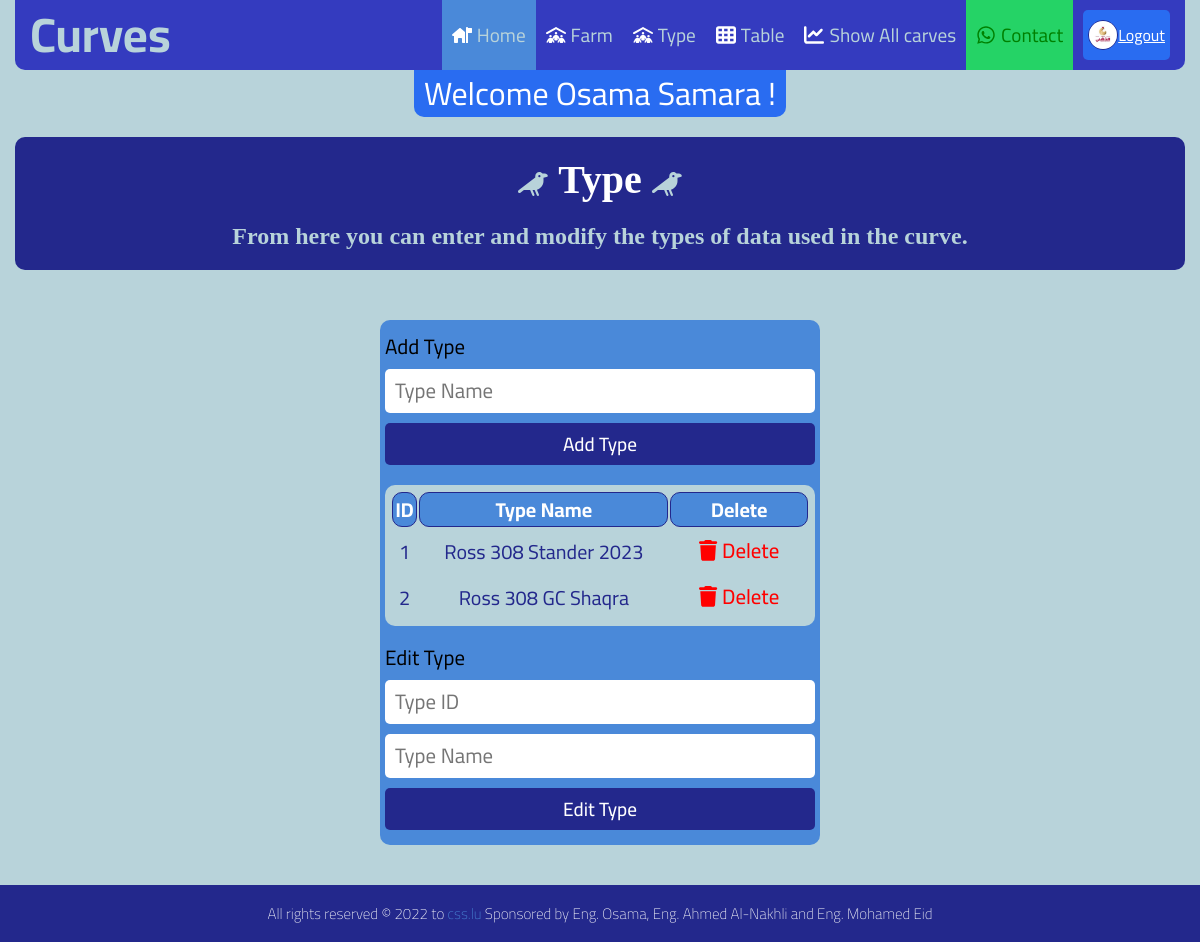
Page /Page/type.php (signed in) on the committed database.
### tables this page shows
CREATE TABLE `t_type` (
  `type_id` int(11) NOT NULL,
  `type_name` varchar(200) NOT NULL
);

### Page/type.php (the view, shortened to what this page needs)
<?php
if (!isset($_SESSION['userName'])) {
    $_SESSION['msg'] = "You must log in first";
    header('location: ../Login/Login.php');
} else {
    $fullNameSession = $_SESSION['fullName'];
    $linkImg = $_SESSION['LinkImg'];
}
?>
<!DOCTYPE html>
<html lang="en">
<head>
    <link rel="stylesheet" href="../Css/Normalize.css">
    <link rel="stylesheet" href="../Css/FontAwesome.css">
    <link rel="stylesheet" href="../Css/Main.css">
    <link rel="stylesheet" href="../Css/Media.css">
</head>
<body>
    <nav class="navbar container">
        <div class="logo">
            <h2>Curves</h2>
        </div>
        <div class="normal linkToggle">
            <ul class="links">
                <li class="activelink"><i class="fa-solid fa-house-flag"></i><a href="../index.php">Home</a></li>
                <li><i class="fa-solid fa-people-roof"></i><a href="../Page/farm.php"> Farm</a></li>
                <li><i class="fa-solid fa-people-roof"></i><a href="../Page/type.php"> Type</a></li>
                <li><i class="fa-solid fa-table-cells"></i><a href="../Page/table.php"> Table</a></li>
                <li><i class="fa-solid fa-chart-line"></i><a href="../Page/show.php">Show All carves</a></li>
                <li style="background-color: #25D366;"><i class="fa-brands fa-whatsapp " style="color: green;"></i><a
                        href="https://wa.me/+966596733058" style="color: green;">Contact</a></li>
                <div>
                    <form action="">
                        <a class="btn btnOut" type="submit" href="../Function/CloseSession.php"><img class="imgLogo" src="..<?php echo $linkImg; ?>" alt="">Logout</a>
                    </form>
                </div>
            </ul>
        </div>
    </nav>
    <div class="welcome">
        <p><?php echo "Welcome " . $fullNameSession . " !";  ?></p>
    </div>
    <div class="container title ">
        <h2><i class="fa-solid fa-crow"></i>Type<i class="fa-solid fa-crow"></i></h2>
        <p>From here you can enter and modify the types of data used in the curve.</p>
    </div>
    <div class="container farm">
        <div class="addFarm ">
            <form action="../Function/type_POST.php" method="POST" id="TypeAdd">
                <label for="typeName">Add Type</label>
                <input type="text" name="typeName" id="typeName" placeholder="Type Name " maxlength="30" minlength="3">
                <button type="submit" onclick="return confirm('Are you sure?')" class="btn">Add Type</button>
            </form>
            <form action="../Function/type_POST.php" method="POST">
                <table class="tableFarm" id="tableFarm">
                    <tr>
                        <th>ID</th>
                        <th>Type Name</th>
                        <th>Delete</th>
                    </tr>
                    <?php
                    include '../Function/dbConnection.php';
                    $sql = "SELECT * FROM t_type";
                    $result = $conn->query($sql);
                    if ($result->num_rows > 0) {
                        while ($row = $result->fetch_assoc()) {
                            echo "<tr>
                                <td>" . $row["type_id"] . "</td>
                                <td>" . $row["type_name"] . "</td>
                                <td><a  onclick='return confirm(\"Are you sure?\")'  href='./type.php?id=" . $row["type_id"] . "&action=delete'><i class='fa-solid fa-trash'></i> Delete</a></td>
                                </tr>";
                        }
                    } else {
                    }
                    ?>
                </table>
            </form>
            <form action="../Function/type_POST.php?action=edit&id=typeID&typeName=typeName" method="get" action>
                <label for="typeID">Edit Type</label>
                <input type="number" readonly name="typeID" id="typeID" maxlength="30" minlength="3" placeholder="Type ID ">
                <input type="text" name="typeName" id="typeNameEdit" maxlength="30" minlength="3" placeholder="Type Name ">
                <button type="submit" onclick="return confirm('Are you sure?')" class="btn">Edit Type</button>
            </form>
        </div>
    </div>
    <div class="footer ">
        All rights reserved © 2022 to <a href="https://css.lu/">css.lu</a> Sponsored by Eng. Osama, Eng. Ahmed Al-Nakhli and Eng. Mohamed Eid
    </div>
</body>
</html>

### rows in the picture
t_type: type_id "1", type_name "Ross 308 Stander 2023"
t_type: type_id "2", type_name "Ross 308 GC Shaqra"

### other values in the picture
$fullNameSession "Osama Samara"
